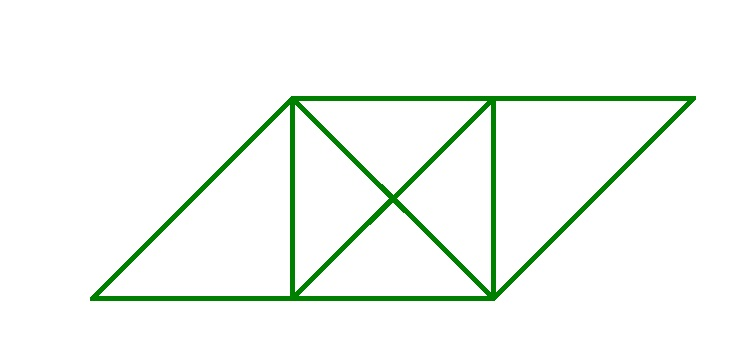
#> input picture segment/static/uploads/imagen2.jpg, 744 x 349 px
$ python test.py
#> lines starting #> are read from the running program, lines starting #| are printed output that depends on the picture
from PIL import Image

i = Image.open('imagen2.jpg')
#> i is the input picture: PIL image 744x349 RGB; mean R, G, B 243.6, 249, 243.6

i.crop((89,96,697,300)).save('test.jpg')
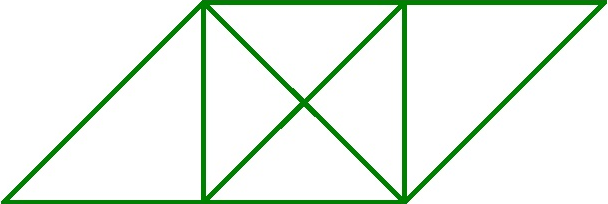
#> saved as test.jpg: PIL image 608x204 RGB; mean R, G, B 232.1, 242.9, 232.1

$ run again, with segment/static/uploads/eurona.jpg copied over segment/static/uploads/imagen2.jpg
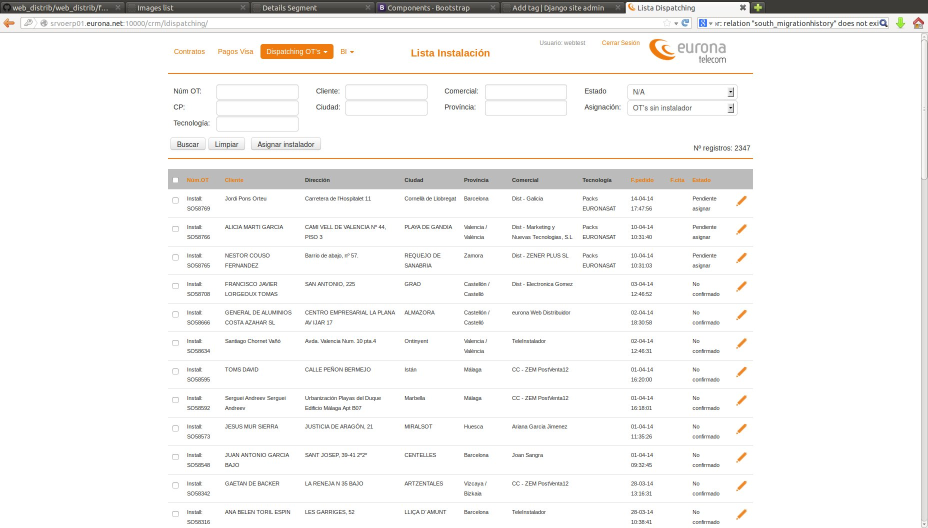
#> input picture segment/static/uploads/eurona.jpg, 1855 x 1056 px (shown at 1/2 size)
#> i is the input picture: PIL image 1855x1056 RGB; mean R, G, B 244.6, 243.9, 242.9
#> `i.crop((89,96,697,300)).save('test.jpg')`:
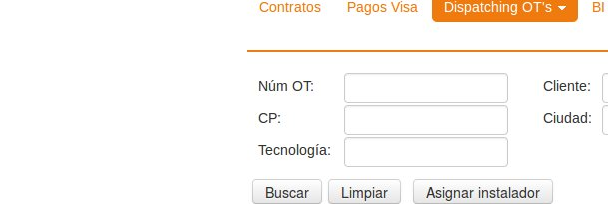
#> saved as test.jpg: PIL image 608x204 RGB; mean R, G, B 250, 246.7, 243.1
